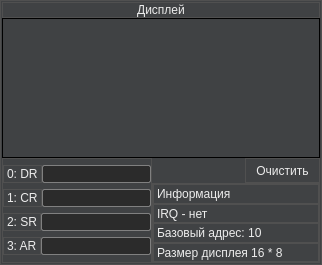
<?xml version="1.0" encoding="UTF-8"?>
<ui version="4.0">
 <class>DisplayWidget</class>
 <widget class="QWidget" name="DisplayWidget">
  <property name="geometry">
   <rect>
    <x>0</x>
    <y>0</y>
    <width>322</width>
    <height>265</height>
   </rect>
  </property>
  <property name="minimumSize">
   <size>
    <width>0</width>
    <height>265</height>
   </size>
  </property>
  <property name="maximumSize">
   <size>
    <width>16777215</width>
    <height>265</height>
   </size>
  </property>
  <property name="windowTitle">
   <string>Form</string>
  </property>
  <property name="styleSheet">
   <string notr="true">QWidget {
	border: 1px solid rgb(80, 80, 80);
	color: rgb(236, 236, 236);
	background-color: rgb(64, 66, 68);
	font: 10pt &quot;Consolas&quot;;
}

QLineEdit {
    border: 1px solid gray;
    border-radius: 2px;
	background-color: rgb(43, 43, 43);
    selection-background-color: darkgray;
	font: 12pt &quot;Consolas&quot;;
}

QPushButton {
		border: 1px solid rgb(80, 80, 80);
}

QPushButton:pressed {
		background-color: qlineargradient(spread:reflect, x1:0, y1:0, x2:0.488636, 				y2:0, stop:0 rgba(38, 40, 41, 255), stop:1 rgba(38, 40, 41, 255));
}

QPushButton:hover{
	background-color: qlineargradient(spread:reflect, x1:0, y1:0, x2:0.517045, y2:0, stop:0 rgba(127, 131, 135, 255), stop:1 rgba(96, 99, 102, 255));
}
</string>
  </property>
  <layout class="QVBoxLayout" name="verticalLayout_2">
   <property name="spacing">
    <number>0</number>
   </property>
   <property name="leftMargin">
    <number>2</number>
   </property>
   <property name="topMargin">
    <number>2</number>
   </property>
   <property name="rightMargin">
    <number>2</number>
   </property>
   <property name="bottomMargin">
    <number>2</number>
   </property>
   <item>
    <widget class="QLabel" name="label_8">
     <property name="text">
      <string>Дисплей</string>
     </property>
     <property name="alignment">
      <set>Qt::AlignCenter</set>
     </property>
    </widget>
   </item>
   <item>
    <widget class="QTextEdit" name="txDosplay">
     <property name="styleSheet">
      <string notr="true">border: 1px solid black;</string>
     </property>
     <property name="readOnly">
      <bool>true</bool>
     </property>
     <property name="html">
      <string>&lt;!DOCTYPE HTML PUBLIC &quot;-//W3C//DTD HTML 4.0//EN&quot; &quot;http://www.w3.org/TR/REC-html40/strict.dtd&quot;&gt;
&lt;html&gt;&lt;head&gt;&lt;meta name=&quot;qrichtext&quot; content=&quot;1&quot; /&gt;&lt;style type=&quot;text/css&quot;&gt;
p, li { white-space: pre-wrap; }
&lt;/style&gt;&lt;/head&gt;&lt;body style=&quot; font-family:'Consolas'; font-size:10pt; font-weight:400; font-style:normal;&quot;&gt;
&lt;p style=&quot;-qt-paragraph-type:empty; margin-top:0px; margin-bottom:0px; margin-left:0px; margin-right:0px; -qt-block-indent:0; text-indent:0px;&quot;&gt;&lt;br /&gt;&lt;/p&gt;&lt;/body&gt;&lt;/html&gt;</string>
     </property>
    </widget>
   </item>
   <item>
    <layout class="QHBoxLayout" name="horizontalLayout_2">
     <item>
      <widget class="QGroupBox" name="groupBox">
       <property name="minimumSize">
        <size>
         <width>150</width>
         <height>100</height>
        </size>
       </property>
       <property name="maximumSize">
        <size>
         <width>100</width>
         <height>150</height>
        </size>
       </property>
       <property name="title">
        <string/>
       </property>
       <layout class="QVBoxLayout" name="verticalLayout_3">
        <property name="spacing">
         <number>0</number>
        </property>
        <property name="leftMargin">
         <number>0</number>
        </property>
        <property name="topMargin">
         <number>0</number>
        </property>
        <property name="rightMargin">
         <number>0</number>
        </property>
        <property name="bottomMargin">
         <number>0</number>
        </property>
        <item>
         <layout class="QHBoxLayout" name="horizontalLayout_3">
          <item>
           <widget class="QLabel" name="label">
            <property name="text">
             <string>0: DR</string>
            </property>
           </widget>
          </item>
          <item>
           <widget class="QLineEdit" name="boxDr">
            <property name="readOnly">
             <bool>true</bool>
            </property>
           </widget>
          </item>
         </layout>
        </item>
        <item>
         <layout class="QHBoxLayout" name="horizontalLayout_4">
          <item>
           <widget class="QLabel" name="label_2">
            <property name="text">
             <string>1: CR</string>
            </property>
           </widget>
          </item>
          <item>
           <widget class="QLineEdit" name="boxCr">
            <property name="readOnly">
             <bool>true</bool>
            </property>
           </widget>
          </item>
         </layout>
        </item>
        <item>
         <layout class="QHBoxLayout" name="horizontalLayout_5">
          <item>
           <widget class="QLabel" name="label_3">
            <property name="text">
             <string>2: SR</string>
            </property>
           </widget>
          </item>
          <item>
           <widget class="QLineEdit" name="boxSr">
            <property name="readOnly">
             <bool>true</bool>
            </property>
           </widget>
          </item>
         </layout>
        </item>
        <item>
         <layout class="QHBoxLayout" name="horizontalLayout_6">
          <item>
           <widget class="QLabel" name="label_4">
            <property name="text">
             <string>3: AR</string>
            </property>
           </widget>
          </item>
          <item>
           <widget class="QLineEdit" name="boxAr">
            <property name="readOnly">
             <bool>true</bool>
            </property>
           </widget>
          </item>
         </layout>
        </item>
       </layout>
      </widget>
     </item>
     <item>
      <layout class="QVBoxLayout" name="verticalLayout">
       <property name="spacing">
        <number>0</number>
       </property>
       <item>
        <layout class="QHBoxLayout" name="horizontalLayout">
         <item>
          <spacer name="horizontalSpacer">
           <property name="orientation">
            <enum>Qt::Horizontal</enum>
           </property>
           <property name="sizeHint" stdset="0">
            <size>
             <width>40</width>
             <height>20</height>
            </size>
           </property>
          </spacer>
         </item>
         <item>
          <widget class="QPushButton" name="btnClear">
           <property name="minimumSize">
            <size>
             <width>75</width>
             <height>25</height>
            </size>
           </property>
           <property name="maximumSize">
            <size>
             <width>75</width>
             <height>25</height>
            </size>
           </property>
           <property name="styleSheet">
            <string notr="true"/>
           </property>
           <property name="text">
            <string>Очистить</string>
           </property>
           <property name="flat">
            <bool>false</bool>
           </property>
          </widget>
         </item>
        </layout>
       </item>
       <item>
        <widget class="QGroupBox" name="groupBox_2">
         <property name="minimumSize">
          <size>
           <width>0</width>
           <height>80</height>
          </size>
         </property>
         <property name="title">
          <string/>
         </property>
         <layout class="QVBoxLayout" name="verticalLayout_4">
          <property name="spacing">
           <number>0</number>
          </property>
          <property name="leftMargin">
           <number>0</number>
          </property>
          <property name="topMargin">
           <number>0</number>
          </property>
          <property name="rightMargin">
           <number>0</number>
          </property>
          <property name="bottomMargin">
           <number>0</number>
          </property>
          <item>
           <widget class="QLabel" name="label_9">
            <property name="text">
             <string>Информация</string>
            </property>
           </widget>
          </item>
          <item>
           <widget class="QLabel" name="label_5">
            <property name="text">
             <string>IRQ - нет</string>
            </property>
           </widget>
          </item>
          <item>
           <widget class="QLabel" name="label_6">
            <property name="text">
             <string>Базовый адрес: 10</string>
            </property>
           </widget>
          </item>
          <item>
           <widget class="QLabel" name="label_7">
            <property name="text">
             <string>Размер дисплея 16 * 8</string>
            </property>
           </widget>
          </item>
         </layout>
        </widget>
       </item>
      </layout>
     </item>
    </layout>
   </item>
  </layout>
 </widget>
 <resources/>
 <connections/>
</ui>
